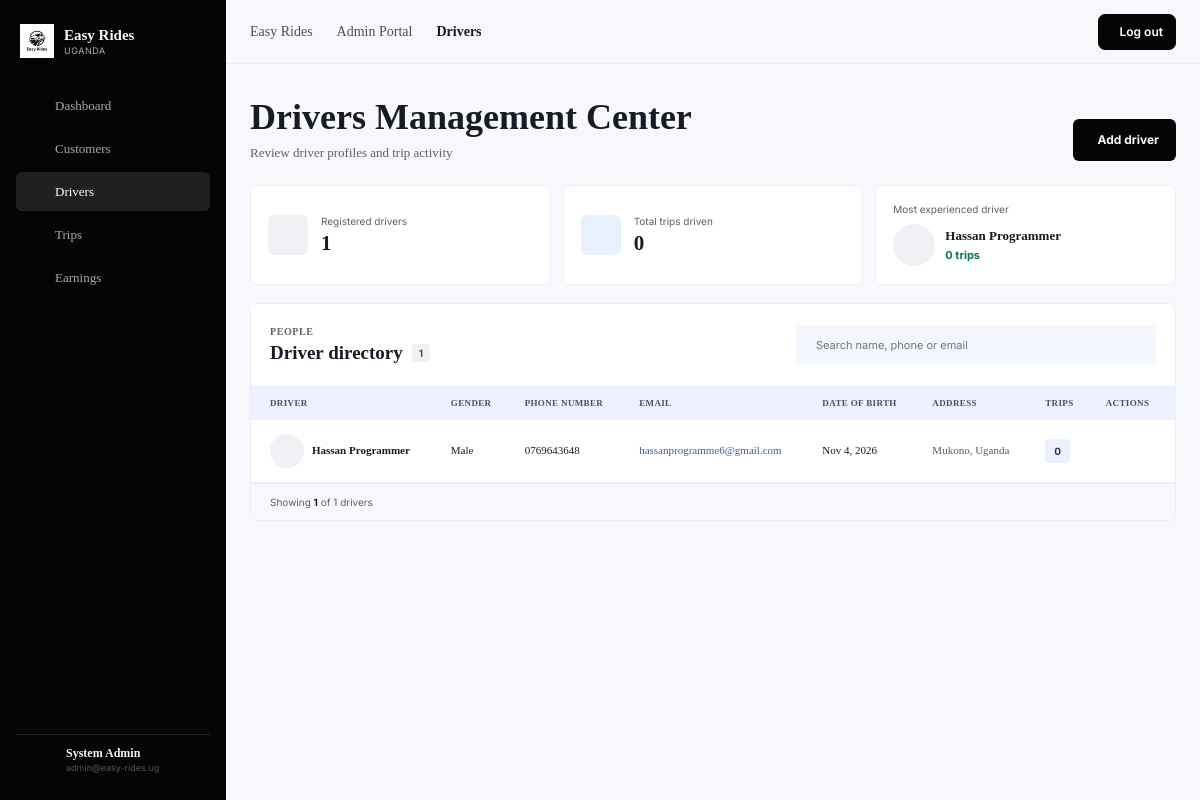
Page /manager/drivers/ (signed in) on the committed database.
### accounts/models.py (models this page shows, shortened)
class DriverProfile(models.Model):
    user = models.OneToOneField(CustomUser, on_delete=models.CASCADE, related_name='driver_profile',null=True)
    date_of_birth = models.DateField()
    address = models.TextField()
    class Meta:
        verbose_name = 'Driver'
        verbose_name_plural = 'Drivers'

class CustomUser(AbstractBaseUser,PermissionsMixin):
    first_name = models.CharField(max_length=30, blank=True, null=True)
    last_name = models.CharField(max_length=30, blank=True, null=True)
    username = models.CharField(max_length=150, unique=True)
    image = models.ImageField(upload_to='profile_images/', blank=True, null=True)
    phone_number = models.CharField(max_length=15, unique=True)
    role = models.CharField(max_length=20, choices=USER_ROLES, default='customer')
    gender = models.CharField(max_length=10, choices=GENDER_CHOICES, blank=True, null=True)
    email = models.EmailField(unique=True)
    is_active = models.BooleanField(default=True)
    is_staff = models.BooleanField(default=False)
    is_superuser = models.BooleanField(default=False)
    class Meta:
        verbose_name = 'User'
        verbose_name_plural = 'Users'
    objects = CustomUserManager()
    USERNAME_FIELD = 'username'
    REQUIRED_FIELDS = ['email', 'phone_number']
    @property
    def full_name(self):
        return f"{self.first_name} {self.last_name}" if hasattr(self, 'first_name') and hasattr(self, 'last_name') else"-"

### manager/views.py (the view, shortened to what this page needs)
# urls.py: path('drivers/', DriversView.as_view(), name='admin_drivers'),
class DriversView(TemplateView):
    def get(self, request):
        return self.render_page(request)
    def render_page(self, request, form=None, active_modal=False, active_action='add', selected_driver=None):
        trip_counts = Trip.objects.filter(driver_id=OuterRef('pk')) \
            .values('driver_id').annotate(total=Count('pk')).values('total')
        drivers = list(
            DriverProfile.objects.select_related('user')
            .annotate(
                trip_count=Coalesce(Subquery(trip_counts), Value(0), output_field=IntegerField())
            )
            .order_by('user__first_name', 'user__last_name', 'user__email')
        )
        context = {
            'tab': 'Drivers',
            'title': 'Easy Rides Admin | Drivers',
            'role': request.user.role,
            'side_nav': SIDENAV_MENU,
            'drivers': drivers,
            'driver_count': len(drivers),
            'trip_count': sum(driver.trip_count for driver in drivers),
            'top_driver': max(drivers, key=lambda driver: driver.trip_count, default=None),
            'driver_form': form or DriverAdminForm(),
            'active_modal': active_modal,
            'active_action': active_action,
            'selected_driver': selected_driver,
        }
        return render(request, 'administrator/drivers.html', context)

### manager/forms.py (shortened to what this page needs)
class DriverAdminForm(forms.Form):
	first_name = forms.CharField(max_length=30)
	last_name = forms.CharField(max_length=30)
	phone_number = forms.CharField(max_length=15)
	email = forms.EmailField()
	gender = forms.ChoiceField(
		choices=[('', 'Select gender'), *GENDER_CHOICES], required=False
	)
	image = forms.ImageField(
		required=False,
		widget=forms.ClearableFileInput(attrs={'accept': 'image/jpeg,image/png,image/webp'}),
	)
	date_of_birth = forms.DateField(widget=forms.DateInput(attrs={'type': 'date'}))
	address = forms.CharField(max_length=500)
	def __init__(self, *args, driver=None, **kwargs):
		super().__init__(*args, **kwargs)
		self.driver = driver

### templates/administrator/drivers.html (shortened to what this page needs)
{% extends "common/admin_base.html" %}
{% load static %}
{% block page_title %}Drivers Management Center{% endblock %}
{% block page_intro %}Review driver profiles and trip activity{% endblock %}
{% block page_action %}
<button class="customer-primary-button" type="button" data-customer-add>
	 Add driver
</button>
{% endblock %}
{% block admin_content %}
<section class="customer-metrics" aria-label="Driver overview">
	<article class="customer-metric">
		<span class="customer-metric__icon"></span>
		<div><p>Registered drivers</p><strong>{{ driver_count }}</strong></div>
	</article>
	<article class="customer-metric">
		<span class="customer-metric__icon customer-metric__icon--blue"></span>
		<div><p>Total trips driven</p><strong>{{ trip_count }}</strong></div>
	</article>
	<article class="customer-metric">
		<div class="customer-top-spender">
			<p>Most experienced driver</p>
			{% if top_driver %}
			<div class="customer-top-spender__details">
				<span class="customer-top-spender__avatar">
				</span>
				<div class="customer-top-spender__identity">
					<strong>{{ top_driver.user.full_name|default:top_driver.user.email }}</strong>
					<span>{{ top_driver.trip_count }} trips</span>
				</div>
			</div>
			{% else %}<div class="customer-top-spender__empty">No driver profiles yet</div>{% endif %}
		</div>
	</article>
</section>
<section class="customer-directory" aria-labelledby="drivers-directory-title">
	<div class="customer-directory__heading">
		<div>
			<p class="customer-kicker">People</p>
			<h2 id="drivers-directory-title">Driver directory <span>{{ driver_count }}</span></h2>
		</div>
		<label class="customer-search">
			<input type="search" placeholder="Search name, phone or email" aria-label="Search drivers" data-table-search>
		</label>
	</div>
	<div class="customer-table-scroll">
		<table class="customer-table">
			<thead><tr>
				<th scope="col">Driver</th><th scope="col">Gender</th><th scope="col">Phone number</th>
				<th scope="col">Email</th><th scope="col">Date of birth</th><th scope="col">Address</th><th scope="col">Trips</th><th scope="col">Actions</th>
			</tr></thead>
			<tbody data-table-rows>
				{% for driver in drivers %}
				<tr data-table-row>
					<td><div class="customer-name-cell">
						<span class="customer-avatar">{% if driver.user.image %}<img src="{{ driver.user.image.url }}" alt="">{% else %}{% endif %}</span>
						<span class="customer-name">{{ driver.user.full_name|default:driver.user.email }}</span>
					</div></td>
					<td>{{ driver.user.get_gender_display|default:"Not specified" }}</td>
					<td>{{ driver.user.phone_number }}</td>
					<td><a class="customer-email" href="mailto:{{ driver.user.email }}">{{ driver.user.email }}</a></td>
					<td>{{ driver.date_of_birth|date:"M j, Y" }}</td>
					<td class="customer-address">{{ driver.address|default:"Not provided" }}</td>
					<td><span class="customer-trip-count">{{ driver.trip_count }}</span></td>
					<td><div class="admin-row-actions">
						<button class="customer-edit-button" type="button" aria-label="Edit {{ driver.user.full_name|default:driver.user.email }}" data-driver-edit
							data-id="{{ driver.pk }}" data-first-name="{{ driver.user.first_name }}" data-last-name="{{ driver.user.last_name }}"
							data-gender="{{ driver.user.gender|default:'' }}" data-phone="{{ driver.user.phone_number }}" data-email="{{ driver.user.email }}"
							data-date-of-birth="{{ driver.date_of_birth|date:'Y-m-d' }}" data-address="{{ driver.address }}"
							data-image-url="{% if driver.user.image %}{{ driver.user.image.url }}{% endif %}"></button>
						<button class="customer-edit-button admin-delete-button" type="button" aria-label="Delete {{ driver.user.full_name|default:driver.user.email }}"
							data-delete-open data-delete-id="{{ driver.pk }}" data-delete-name="{{ driver.user.full_name|default:driver.user.email }}">
							</button>
					</div></td>
				</tr>
				{% empty %}<tr><td class="customer-empty" colspan="8">No drivers have been added yet.</td></tr>{% endfor %}
			</tbody>
		</table>
	</div>
	<footer class="customer-table-footer">Showing <strong data-table-visible>{{ driver_count }}</strong> of {{ driver_count }} drivers</footer>
</section>
{% endblock %}

### templates/common/admin_base.html (shortened to what this page needs)
{% extends "common/layout.html" %}
{% load static %}
{% block extra_head %}
<link rel="stylesheet" href="{% static 'css/customers.css' %}">
<link rel="stylesheet" href="{% static 'css/management.css' %}">
{% endblock %}
{% block content %}
<section class="customer-page" aria-labelledby="admin-page-title">
	<header class="customer-heading">
		<div>
			<h1 id="admin-page-title">{% block page_title %}{% endblock %}</h1>
			<p class="customer-intro">{% block page_intro %}{% endblock %}</p>
		</div>
		{% block page_action %}{% endblock %}
	</header>
	{% block admin_content %}{% endblock %}
</section>
{% endblock %}

### templates/common/layout.html (shortened to what this page needs)
{% load static %}
<!DOCTYPE html>
<html lang="en">
<head>
	<link href="https://cdn.boxicons.com/3.0.8/fonts/basic/boxicons.min.css" rel="stylesheet">
	<link href="https://cdn.boxicons.com/3.0.8/fonts/filled/boxicons-filled.min.css" rel="stylesheet">
	<link href="https://cdn.boxicons.com/3.0.8/fonts/brands/boxicons-brands.min.css" rel="stylesheet">
	<link rel="stylesheet" href="{% static 'css/admin.css' %}">
	<link rel="stylesheet" href="{% static 'css/snackbar.css' %}">
	{% block extra_head %}{% endblock %}
</head>
<body class="admin-body">
	<div class="admin-shell">
		<aside class="admin-sidebar" aria-label="Administration">
			<a class="admin-brand" href="{%url 'admin_index'%}">
				<img src="{% static 'images/logo.png' %}" alt="">
				<span><strong>Easy Rides</strong><small>UGANDA</small></span>
			</a>
			<nav class="admin-nav" aria-label="Main navigation">
				{%for item in side_nav%}
				<a class="{% if tab == item.label %}is-active{% endif %}" href="{% url item.to %}"><i class="{{item.icon_class}}" aria-hidden="true"></i><span>{{item.label}}</span></a>
				{%endfor%}
			</nav>
			<div class="sidebar-profile admin-profile"><span class="profile-avatar" aria-hidden="true">
				{%if role == 'admin'%}
			</span><span><strong>System Admin</strong><small>admin@easy-rides.ug</small></span>
			{%elif role == 'customer'%}
			</span><span><strong>Customer Portal</strong><small>customer Email</small></span>
			{%else%}
			</span><span><strong>Anonymous</strong><small>Unknown User</small></span>
			{%endif%}
		</div>
		</aside>
		<div class="admin-workspace">
			<header class="admin-topbar">
				<nav class="breadcrumbs" aria-label="Breadcrumb">
					<a href="#home">Easy Rides</a><a href="#admin">Admin Portal</a><strong>{{tab}}</strong>
				</nav>
				<div class="topbar-actions">
					<form action="{% url 'logout' %}" method="post" style="display: inline;">
    <button class="logout-button" type="submit">
        Log out
    </button>
</form>
				</div>
			</header>
			<main class="admin-main">{% block content %}{% endblock %}</main>
		</div>
	</div>
</body>
</html>

### static/css/admin.css (style rules this page uses)
:root { color-scheme: light; --admin-canvas: #f7f7fc; --admin-white: #fff; --admin-ink: #171b24; --admin-muted: #615e68; --admin-line: #e9e9ef; --admin-blue: #276ef1; --admin-green: #078c4b; --admin-red: #bf3939; --admin-black: #050505; --admin-serif: Georgia, "Times New Roman", serif; --admin-sans: Inter, "Segoe UI", sans-serif; }
*, *::before, *::after { box-sizing: border-box; }
html { min-width: 320px; background: var(--admin-canvas); }
body.admin-body { margin: 0; color: var(--admin-ink); background: var(--admin-canvas); font-family: var(--admin-serif); font-size: 14px; -webkit-font-smoothing: antialiased; }
button, input { font: inherit; }
button, a, input { -webkit-tap-highlight-color: transparent; }
.admin-shell { min-height: 100vh; }
.admin-sidebar { position: fixed; inset: 0 auto 0 0; z-index: 5; width: 264px; display: flex; flex-direction: column; padding: 16px; color: #f7f7f7; background: var(--admin-black); }
.admin-brand { min-height: 50px; display: flex; align-items: center; gap: 10px; padding: 4px; color: inherit; text-decoration: none; }
.admin-brand img { width: 34px; height: 34px; object-fit: contain; background: #fff; }
.admin-brand span, .admin-profile > span:last-child, .sidebar-profile > span:last-child { display: grid; gap: 1px; }
.admin-brand strong { font-size: 15px; }
.admin-brand small, .sidebar-profile small, .admin-profile small { color: #aaa; font-family: var(--admin-sans); font-size: 9px; letter-spacing: .06em; }
.admin-nav { display: grid; gap: 4px; margin-top: 20px; }
.admin-nav a { min-height: 39px; display: flex; align-items: center; gap: 12px; padding: 0 10px; color: #aaa; text-decoration: none; font-size: 13px; border-radius: 6px; transition: background-color 150ms ease, color 150ms ease; }
.admin-nav a:hover, .admin-nav a.is-active { color: #fff; background: #202020; }
.sidebar-profile { min-height: 50px; display: flex; align-items: center; gap: 9px; margin-top: auto; padding: 7px; border-top: 1px solid #242424; }
.sidebar-profile strong, .admin-profile strong { font-size: 12px; }
.admin-workspace { min-height: 100vh; margin-left: 264px; }
.admin-topbar { min-height: 64px; display: flex; align-items: center; justify-content: space-between; gap: 20px; padding: 10px 24px; background: var(--admin-canvas); border-bottom: 1px solid rgb(23 27 36 / 4%); }
.breadcrumbs, .topbar-actions, .clock-pill, .admin-profile { display: flex; align-items: center; }
.breadcrumbs { min-width: 0; gap: 12px; white-space: nowrap; }
.breadcrumbs a { color: #4f4d55; text-decoration: none; }
.topbar-actions { gap: 14px; }
.admin-profile { gap: 9px; white-space: nowrap; }
.logout-button { min-height: 36px; display: inline-flex; align-items: center; justify-content: center; gap: 8px; padding: 0 12px; color: #fff; background: #050505; border: 1px solid #050505; border-radius: 7px; font-family: var(--admin-sans); font-size: 12px; font-weight: 600; white-space: nowrap; cursor: pointer; }
.profile-avatar { width: 34px; height: 34px; display: grid; place-items: center; color: #fff; background: #050505; border-radius: 50%; font-family: var(--admin-sans); font-size: 17px; }
.admin-profile small { color: #55535a; letter-spacing: 0; }
.admin-main { width: min(100%, 1640px); margin-inline: auto; padding: 34px 24px 32px; }
@media (max-width: 1200px) { .admin-sidebar { width: 226px; } }
@media (max-width: 1200px) { .admin-workspace { margin-left: 226px; } }

### static/css/management.css (style rules this page uses)
.admin-row-actions { display: flex; align-items: center; justify-content: flex-end; gap: 3px; }
.admin-delete-button { color: #a52e37; }

### rows in the picture
DriverProfile: user.full_name "Hassan Programmer", trip_count "0", user.gender "Male", user.phone_number "0769643648", user.email "hassanprogramme6@gmail.com", date_of_birth "Nov 4, 2026", address "Mukono, Uganda"

### other values in the picture
{{ item.label }} "Dashboard" "Customers" "Drivers" "Trips" "Earnings"
{{ tab }} "Drivers"
{{ driver_count }} "1"
{{ trip_count }} "0"
